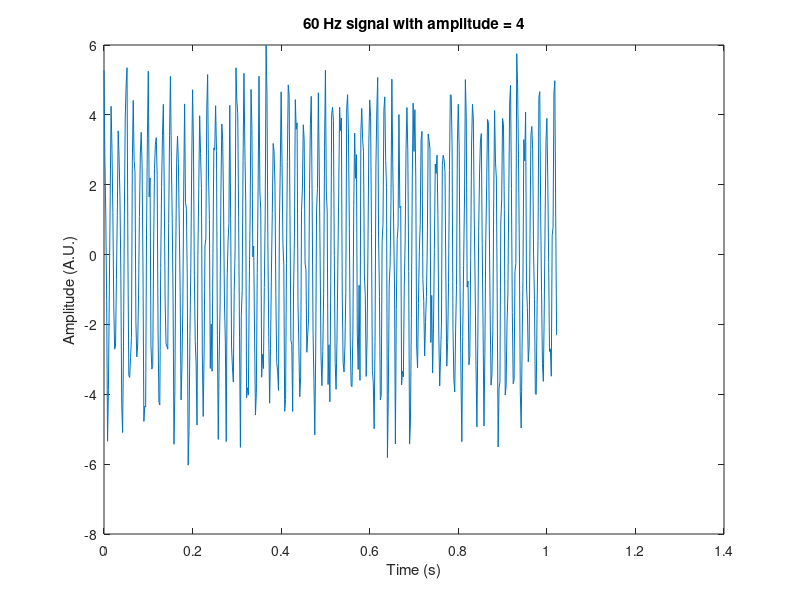
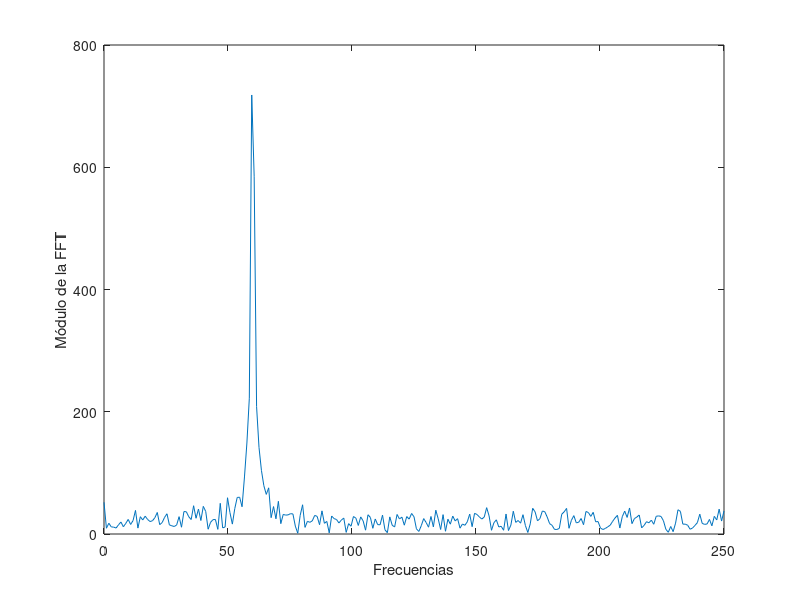
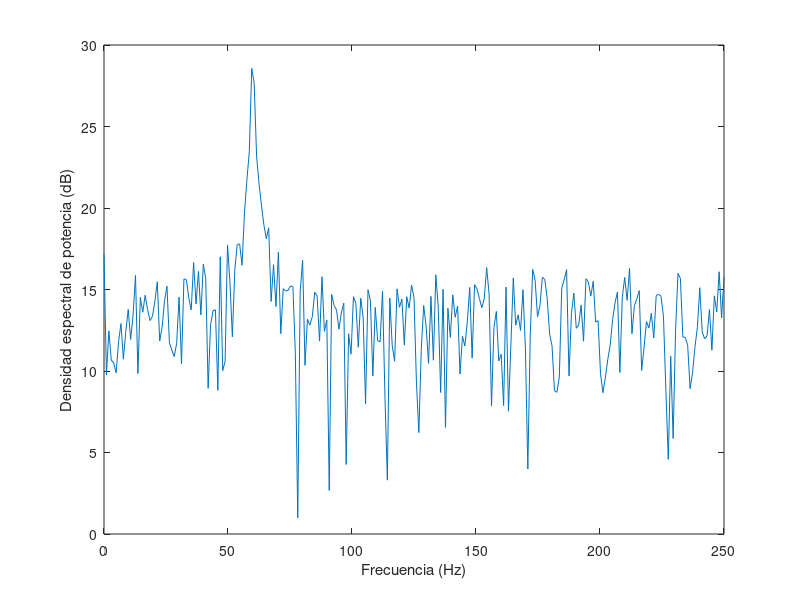
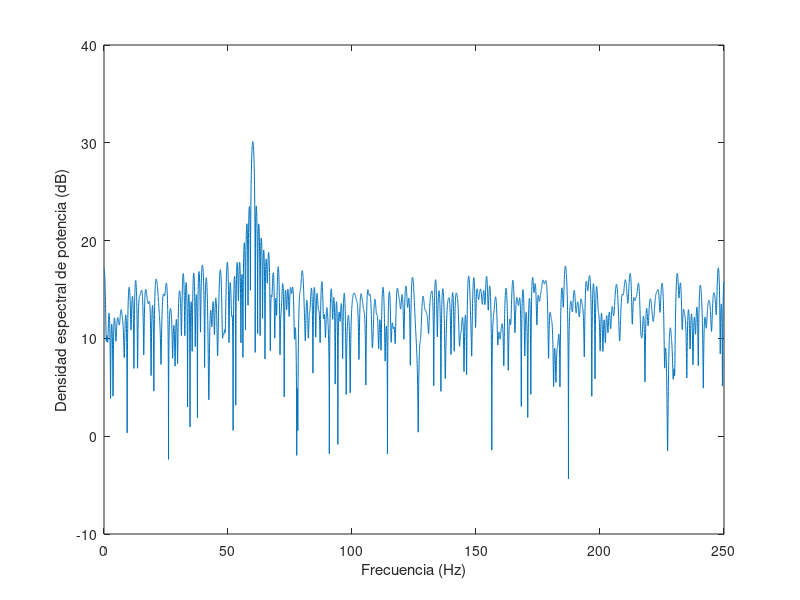

MATLAB code for these plots, in order:
%Queremos encontrar frecuencia de señal original
%Tenemos señal original con ruido
%Usamos FFT

%Creamos una señal con un ruido, amplitud y frecuencia aleatorios
%Amplitud entre 1 y 5
A = randi([1 5]);   

%Frecuencia de señal sin ruido
f = 60;            

%Frecuencia de muestreo
Fs = 500;      

%Periodo de muestreo
dt = 1/Fs; 

%Usamos 512 puntos para muestrear
L = 512;    

%Vector de tiempos
t = (0:L-1)*dt;      

%Señal con ruido
s = A*cos(2*pi*f*t) + randn(size(t));   

figure; 
plot(t,s)
title([num2str(f), ' Hz signal with amplitude = ', num2str(A)])
xlabel('Time (s)')
ylabel('Amplitude (A.U.)')


%Vector de frecuencias correspondientes a magnitud fft
freq_half = Fs*(0:(L/2))/L;

%Módulo de la FFT
S_half = abs(fft(s));
S_half = S_half(1:L/2 +1);

%Nos quedamos sólo con la mitad de las frecuencias, debido a simetría del espectro
figure;
plot(freq_half,S_half)
xlabel("Frecuencias");
ylabel("Módulo de la FFT");

%Encontramos un pico en 60 Hz, frecuencia original de la señal sin ruido
%A decibelios
S_half_db = 10*log10(S_half);
%Graficamos
figure;
plot(freq_half,S_half_db);
xlabel("Frecuencia (Hz)");
ylabel("Densidad espectral de potencia (dB)");

%Nos interesa encontrar la frecuencia asociada al máximo módulo de la potencia -> Será la frecuencia f de la señal sin ruido
[~,idx] = max(S_half_db); %Índice del máximo
fftFrequency = freq_half(idx); %Buscamos el valor de la frecuencia en el array de frecuencias

%Vemos valor aproximado de la frecuencia de la señal original
disp(fftFrequency);

%El máximo obtenido no es exactamente la frecuencia de la señal sin ruido
e1 = abs(f - fftFrequency);
%Error en la obtención de frecuencia
disp(e1);

%Para disminuir el error de la frecuencia obtenida con la FFT, podemos añadir más puntos con zero-padding
%Introduciremos un número de ceros a la señal
%A mayor número de ceros añadidos, disminuiremos el error con la frecuencia de la señal sin ruido
n = 2^14;

%Hacemos FFT añadiendo los ceros
%Vamos a cambiar el nombre de las variables, para no sobreescribir las anteriores
S_half1 = abs(fft(s,n));

freq_half1 = Fs*(0:(n/2))/n;

S_half1 = S_half1(1:n/2+1);

S_half_db1 = 10*log10(S_half1);

figure;
plot(freq_half1,S_half_db1);
xlabel("Frecuencia (Hz)");
ylabel("Densidad espectral de potencia (dB)");

[~,idx1] = max(S_half_db1); 
fftFrequency1 = freq_half1(idx1); 

%Vemos nueva aproximación de la frecuencia original
disp(fftFrequency1);
e2 = abs(f - fftFrequency1);
disp(e2);